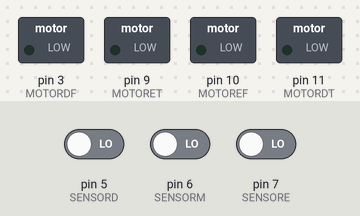
Simulated run of this sketch. Board: Arduino Uno, built with avr-gcc and run on an emulated ATmega328P. Parts: switched loads named in the sketch (green lamp = pin HIGH). Inputs (shaded band) come from the test bench; at power-on: pin 5 (SENSORD) LOW, pin 6 (SENSORM) LOW, pin 7 (SENSORE) LOW.

Above: at 1.2 s.
1.3 s: pin 5 (SENSORD) driven HIGH
At 1.8 s:
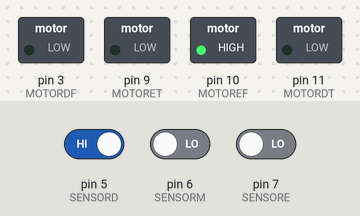
2.8 s: pin 5 (SENSORD) driven LOW
At 4.0 s:
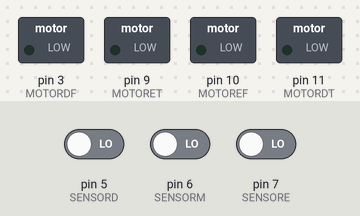
4.3 s: pin 6 (SENSORM) driven HIGH
At 5.3 s:
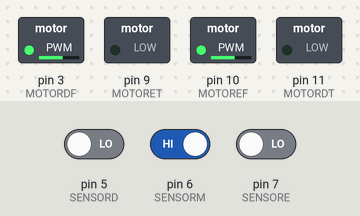
5.8 s: pin 7 (SENSORE) driven HIGH
At 6.4 s:
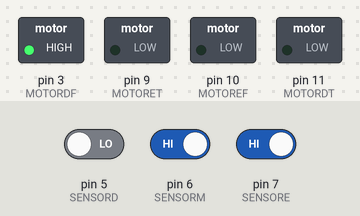
7.3 s: pin 7 (SENSORE) driven LOW
At 7.6 s:
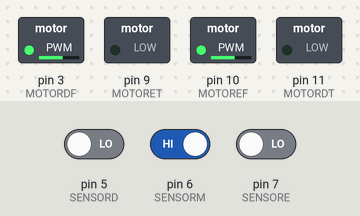
8.8 s: pin 5 (SENSORD) driven HIGH
At 9.9 s:
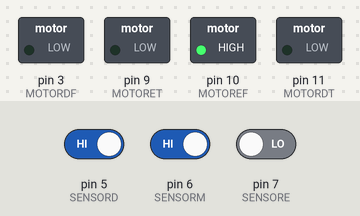
Timing chart, 0 to 11.3 s (numbered marks = the images above; inputs shaded):
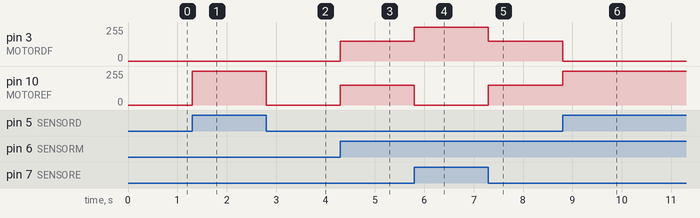

The sketch:

segue_linha.ino
```cpp
// sensores reflexivos
#define SENSORD 5
#define SENSORM 6
#define SENSORE 7

// motores
#define MOTORDF 3
#define MOTORDT 11
#define MOTOREF 10
#define MOTORET 9

void setup()
{
   pinMode(SENSORD, INPUT);
   pinMode(SENSORM, INPUT);
   pinMode(SENSORE, INPUT);

   pinMode(MOTORDF, OUTPUT);
   pinMode(MOTORDT, OUTPUT);
   pinMode(MOTOREF, OUTPUT);
   pinMode(MOTORET, OUTPUT);

   analogWrite(MOTORDF, 0);
   analogWrite(MOTOREF, 0);
   analogWrite(MOTORDT, 0);
   analogWrite(MOTORET, 0);
}

void loop()
{
   bool estadoSD = digitalRead(SENSORD);
   bool estadoSM = digitalRead(SENSORM);
   bool estadoSE = digitalRead(SENSORE);

   // curva para esquerda
   if (estadoSD && !estadoSE)
   {
      analogWrite(MOTOREF, 255);
      analogWrite(MOTORET, 0);
      analogWrite(MOTORDF, 0);
      analogWrite(MOTORDT, 0);

      if (estadoSM)
      {
         analogWrite(MOTORDF, 0);
      }
   }
   // curva para direita
   else if (!estadoSD && estadoSE)
   {
      analogWrite(MOTORDF, 255);
      analogWrite(MOTORDT, 0);
      analogWrite(MOTOREF, 0);
      analogWrite(MOTORET, 0);

      if (estadoSM)
      {
         analogWrite(MOTOREF, 0);
      }
   }
   // segue reto
   else if (!estadoSD && !estadoSE && estadoSM)
   {
      analogWrite(MOTORDF, 150);
      analogWrite(MOTOREF, 150);
      analogWrite(MOTORDT, 0);
      analogWrite(MOTORET, 0);
   }
   else if (!estadoSD && !estadoSE && !estadoSM)
   {
      analogWrite(MOTORDF, 0);
      analogWrite(MOTOREF, 0);
      analogWrite(MOTORDT, 0);
      analogWrite(MOTORET, 0);
   }
}
```

Measured:
- after the input at 1.3 s, pin 10 (MOTOREF): 0/255 → 255/255 at once
- after the input at 2.8 s, pin 10 (MOTOREF): 255/255 → 0/255 at once
- after the input at 4.3 s, pin 3 (MOTORDF), pin 10 (MOTOREF): 0/255 → 150/255 at once
- after the input at 5.8 s, pin 3 (MOTORDF): 150/255 → 255/255 at once; pin 10 (MOTOREF): 150/255 → 0/255 at once
- after the input at 7.3 s, pin 3 (MOTORDF): 255/255 → 150/255 at once; pin 10 (MOTOREF): 0/255 → 150/255 at once
- after the input at 8.8 s, pin 3 (MOTORDF): 150/255 → 0/255 at once; pin 10 (MOTOREF): 150/255 → 255/255 at once
